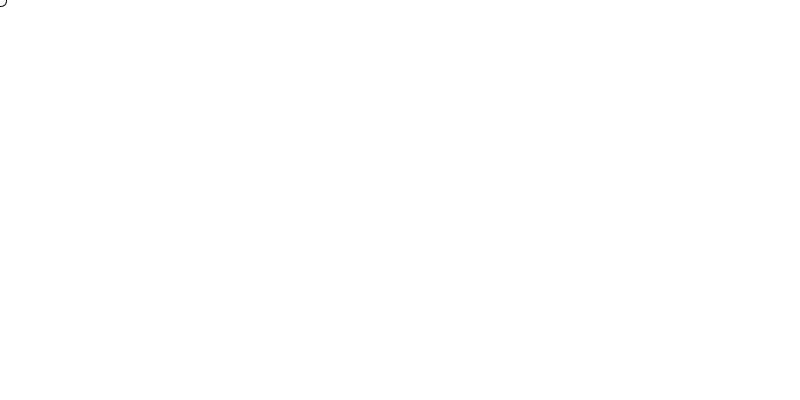
Frame 1 (no input)
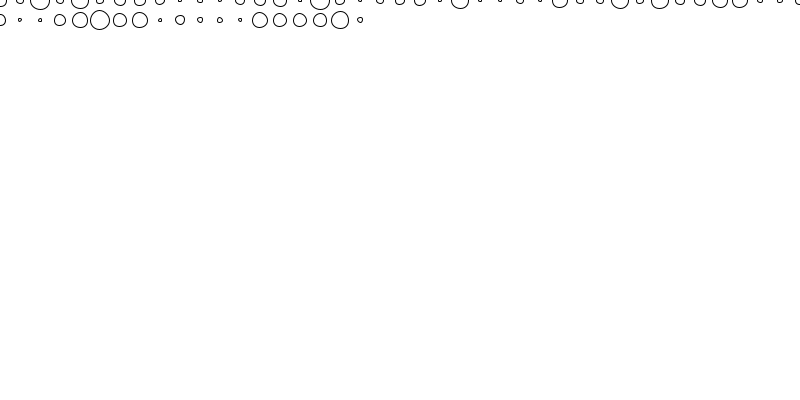
Frame 60 (the mouse pressed at the canvas centre just before this capture)
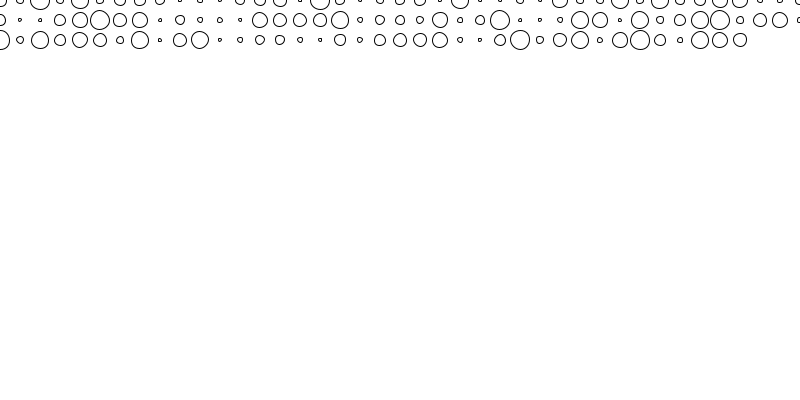
Frame 120 (the mouse held since frame 60 and released just before this capture)

The Processing sketch that drew these frames (run headless with seeded random() and noise(); from frame 60 on, the mouse is pressed at the canvas centre):

// Processing sketch: ten_print_circles
// ── ten_print_circles.pde
int x = 0;
int y = 0;

void setup() {
  size(800, 400);
  background(255);
}

void draw() {

  float r = random(2,20);
  ellipse(x,y,r,r);

  x += 20;
  if (x > width) {
    x = 0;
    y += 20;
  }

  if (y > height) {
    background(255);
    x = 0;
    y = 0;
  }
}
